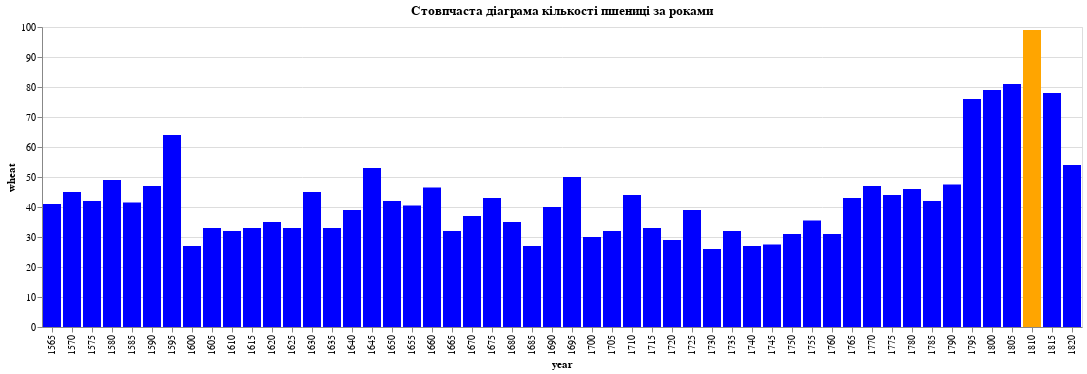

The cell this chart's notebook holds for it:
### Markdown cell above
1. Побудувати стовпчасту діаграму за допомогою бібліотеки Altair (Python).
Для цієї діаграми потрібно використовувати датасет source = data.wheat()
У діаграмі кожен стовпчик відповідає року, і його висота відображає кількість пшениці.
Якщо рік дорівнює 1810, то відповідний стовпчик буде виділено помаранчевим кольором, в інших випадках - синім.

### Code cell
source = data.wheat()

chart = alt.Chart(source).mark_bar().encode(
    x='year:N',
    y='wheat:Q',
    color=alt.condition(
        alt.datum.year == 1810,
        alt.value('orange'),
        alt.value('blue')),
).properties(
    title='Стовпчаста діаграма кількості пшениці за роками'
)

chart

### Figure 1 — Vega-Lite specification as saved in the notebook (floating-point values rounded to 4 significant figures)
{"config": {"view": {"continuousWidth": 300, "continuousHeight": 300}}, "data": {"name": "data-76d1ce26ea5761007c35827e1564d86c"}, "mark": {"type": "bar"}, "encoding": {"color": {"condition": {"test": "(datum.year === 1810)", "value": "orange"}, "value": "blue"}, "x": {"field": "year", "type": "nominal"}, "y": {"field": "wheat", "type": "quantitative"}}, "title": "Стовпчаста діаграма кількості пшениці за роками", "$schema": "https://vega.github.io/schema/vega-lite/v5.15.1.json", "datasets": {"data-76d1ce26ea5761007c35827e1564d86c": [{"year": 1565, "wheat": 41.0, "wages": 5.0}, {"year": 1570, "wheat": 45.0, "wages": 5.05}, {"year": 1575, "wheat": 42.0, "wages": 5.08}, {"year": 1580, "wheat": 49.0, "wages": 5.12}, {"year": 1585, "wheat": 41.5, "wages": 5.15}, {"year": 1590, "wheat": 47.0, "wages": 5.25}, {"year": 1595, "wheat": 64.0, "wages": 5.54}, {"year": 1600, "wheat": 27.0, "wages": 5.61}, {"year": 1605, "wheat": 33.0, "wages": 5.69}, {"year": 1610, "wheat": 32.0, "wages": 5.78}, {"year": 1615, "wheat": 33.0, "wages": 5.94}, {"year": 1620, "wheat": 35.0, "wages": 6.01}, {"year": 1625, "wheat": 33.0, "wages": 6.12}, {"year": 1630, "wheat": 45.0, "wages": 6.22}, {"year": 1635, "wheat": 33.0, "wages": 6.3}, {"year": 1640, "wheat": 39.0, "wages": 6.37}, {"year": 1645, "wheat": 53.0, "wages": 6.45}, {"year": 1650, "wheat": 42.0, "wages": 6.5}, {"year": 1655, "wheat": 40.5, "wages": 6.6}, {"year": 1660, "wheat": 46.5, "wages": 6.75}, {"year": 1665, "wheat": 32.0, "wages": 6.8}, {"year": 1670, "wheat": 37.0, "wages": 6.9}, {"year": 1675, "wheat": 43.0, "wages": 7.0}, {"year": 1680, "wheat": 35.0, "wages": 7.3}, {"year": 1685, "wheat": 27.0, "wages": 7.6}, {"year": 1690, "wheat": 40.0, "wages": 8.0}, {"year": 1695, "wheat": 50.0, "wages": 8.5}, {"year": 1700, "wheat": 30.0, "wages": 9.0}, {"year": 1705, "wheat": 32.0, "wages": 10.0}, {"year": 1710, "wheat": 44.0, "wages": 11.0}, {"year": 1715, "wheat": 33.0, "wages": 11.75}, {"year": 1720, "wheat": 29.0, "wages": 12.5}, {"year": 1725, "wheat": 39.0, "wages": 13.0}, {"year": 1730, "wheat": 26.0, "wages": 13.3}, {"year": 1735, "wheat": 32.0, "wages": 13.6}, {"year": 1740, "wheat": 27.0, "wages": 14.0}, {"year": 1745, "wheat": 27.5, "wages": 14.5}, {"year": 1750, "wheat": 31.0, "wages": 15.0}, {"year": 1755, "wheat": 35.5, "wages": 15.7}, {"year": 1760, "wheat": 31.0, "wages": 16.5}, {"year": 1765, "wheat": 43.0, "wages": 17.6}, {"year": 1770, "wheat": 47.0, "wages": 18.5}, {"year": 1775, "wheat": 44.0, "wages": 19.5}, {"year": 1780, "wheat": 46.0, "wages": 21.0}, {"year": 1785, "wheat": 42.0, "wages": 23.0}, {"year": 1790, "wheat": 47.5, "wages": 25.5}, {"year": 1795, "wheat": 76.0, "wages": 27.5}, {"year": 1800, "wheat": 79.0, "wages": 28.5}, {"year": 1805, "wheat": 81.0, "wages": 29.5}, {"year": 1810, "wheat": 99.0, "wages": 30.0}, {"year": 1815, "wheat": 78.0, "wages": null}, {"year": 1820, "wheat": 54.0, "wages": null}]}}
